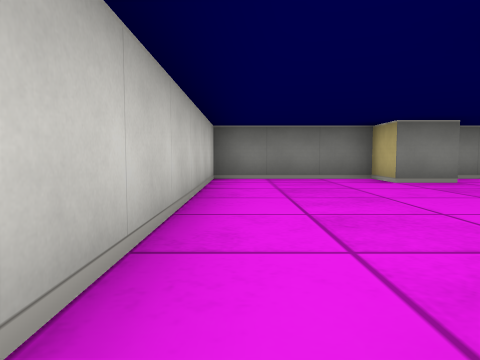
View 1 (above)

12 first-person views from a walk through a cub3D level. The camera is about half as high as the walls, tilts 4° down and sees 70° across. The floor is counted in squares. Each view is taken from the middle of a square. On the plan, view 1 faces up. The plan holds only what a view shows up to about 9 squares ahead; the rest is blank.

View 2
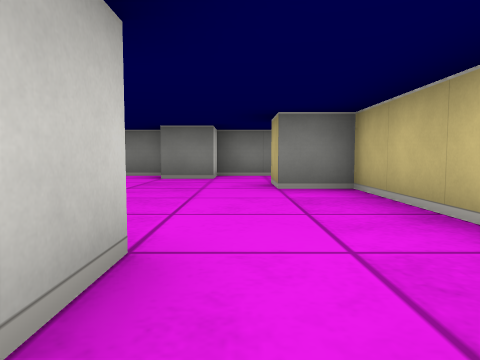

View 3
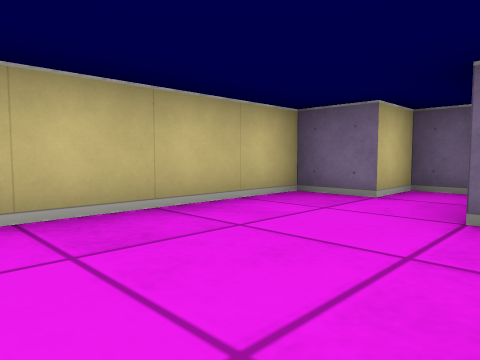

View 4
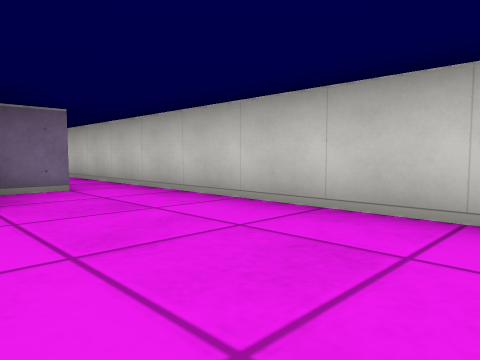

View 5
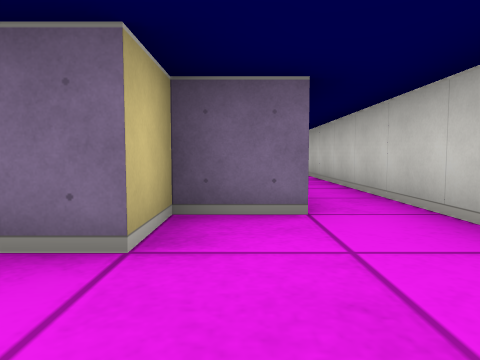

View 6
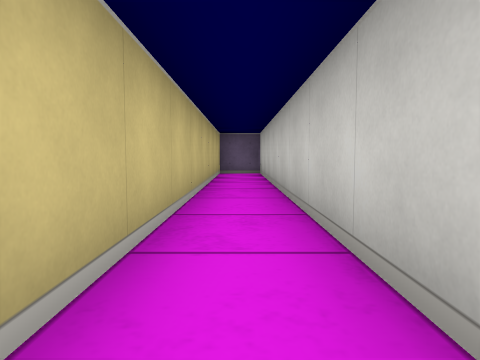

View 7
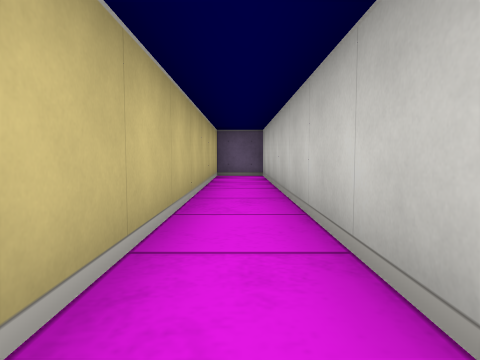

View 8
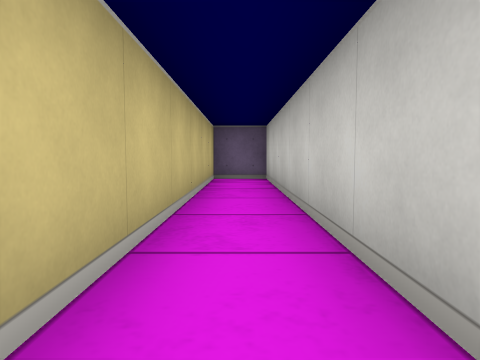

View 9
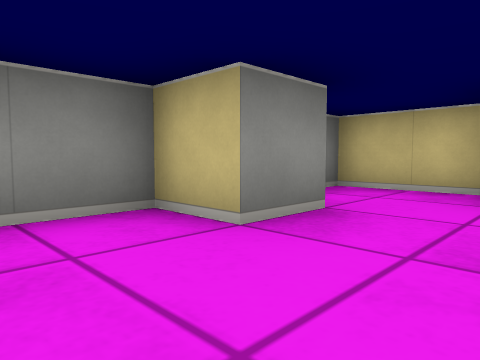

View 10
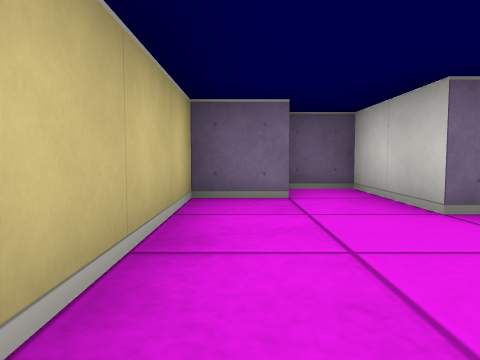

View 11
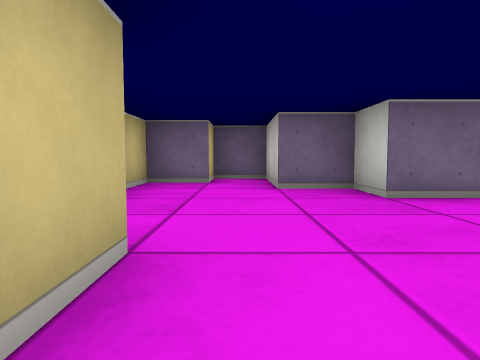

View 12
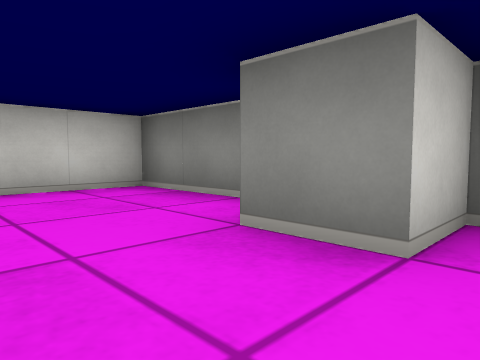

### Floor plan
Points are (right, up) in squares from view 1. A wall is a line through its corners. A room is listed if a view was taken in it or the views show most of it. See-through windows are left out.
Room 1 (views 1, 2, 3, 4, 5, 6, 7, 8, 9, 10, 11, 12)
walls: (0.4, 0.5) (1.5, 0.5) (1.5, 1.5) (2.5, 1.5) (2.5, 0.5) (3.5, 0.5) (3.5, -1.5) (4.5, -1.5) (4.5, -0.5) (5.5, -0.5) (5.5, 3.5) (4.5, 3.5) (4.5, 4.5); (5.5, 4.8) (5.5, 6.5) (3.5, 6.5) (3.5, 5.5) (2.5, 5.5) (2.5, 6.5) (-0.5, 6.5) (-0.5, -8.5) (0.5, -8.5) (0.5, -0.6)

Where each view was taken, in squares from view 1:
view 1: 0 up, 0 right, facing up
view 2: 1 down, 4 right, facing up
view 3: 3 up, 3 right, facing down-right
view 4: 5 up, 2 right, facing down-left
view 5: 3 up, 1 right, facing down
view 6: 0 up, 0 right, facing down
view 7: 1 down, 0 right, facing down
view 8: 2 down, 0 right, facing down
view 9: 4 up, 1 right, facing up-right
view 10: 3 up, 5 right, facing down
view 11: 5 up, 4 right, facing down
view 12: 4 up, 4 right, facing up-left
